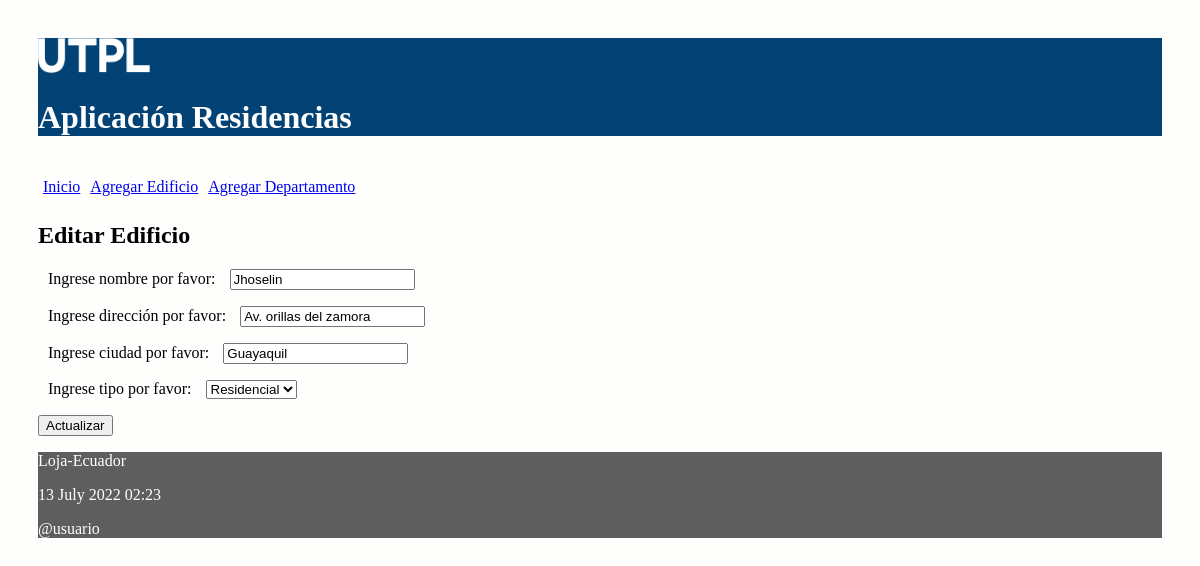
The app's page /editar/edificio/1 with its own data.
### residencia/models.py (models this page shows, shortened)
class Edificio(models.Model):
	opcionesTipo = (
		('residencial', 'Residencial'),
		('comercial', 'Comercial'),
	)
	nombre = models.CharField(max_length=30)
	direccion = models.CharField(max_length=30)
	ciudad = models.CharField(max_length=30)
	tipo = models.CharField(max_length=25, choices=opcionesTipo)

### residencia/views.py (the view)
# urls.py: path('editar/edificio/<int:id>', views.editar_edificio,
def editar_edificio(request, id):
    edificio = Edificio.objects.get(pk=id)
    if request.method=='POST':
        formulario = EdificioForm(request.POST, instance=edificio)
        print(formulario.errors)
        if formulario.is_valid():
            formulario.save()
            return redirect(index)
    else:
        formulario = EdificioForm(instance=edificio)
    diccionario = {'formulario': formulario}
    return render(request, 'editar_edificio.html', diccionario)

### residencia/forms.py (shortened to what this page needs)
class EdificioForm(ModelForm):
    class Meta:
        model = Edificio
        fields = ['nombre', 'direccion', 'ciudad', 'tipo']
        labels = {
            'nombre': _('Ingrese nombre por favor'),
            'direccion': _('Ingrese dirección por favor'),
            'ciudad': _('Ingrese ciudad por favor'),
            'tipo': _('Ingrese tipo por favor'),
        }

### residencia/templates/editar_edificio.html (shortened to what this page needs)
{% extends "master.html" %}
{% block content %}
<h2>Editar Edificio</h3>
<form action="" method="post">
  {{formulario.as_p}}
  <p><input type='submit' value='Actualizar'/></p>
</form>
{% endblock %}

### residencia/static/css/estilos.css (style rules this page uses)
body { background: #FEFEFD; padding: 30px; }
label { padding: 12px 10px; }

### records on screen
Edificio: nombre "Jhoselin", direccion "Av. orillas del zamora", ciudad "Guayaquil", tipo "Residencial"
